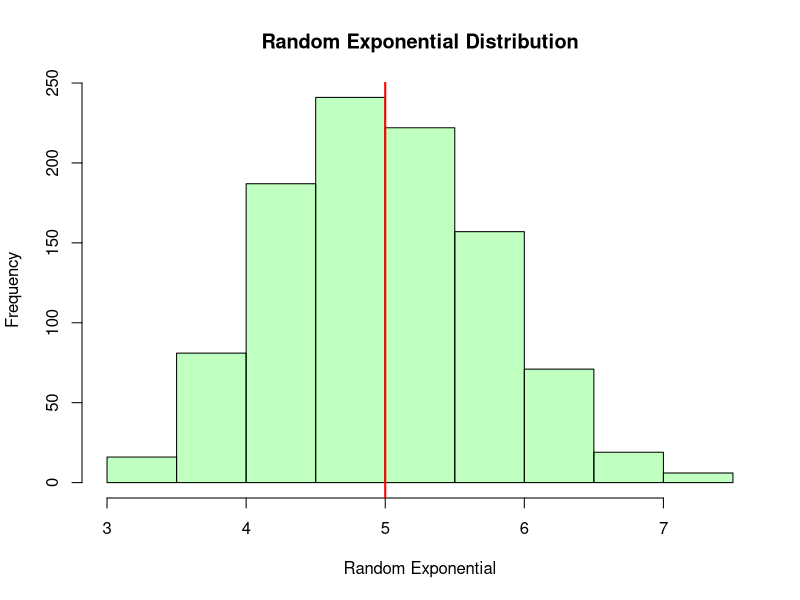

Recreate this plot in R.
## ---- chunk 1
library(knitr)
library(ggplot2)

# setting the random generator seed to ensure replicable steps
set.seed(1234);

# declaring known variables 
# (lambda, theoretical mean, standard deviation, number of distribution averages, simulations)
lambda <- 0.2
t_mean <- 1/lambda
sd <- 1/lambda
n <- 40
n_sim <- 1000

# generating n=40 random exponentials
my_rexp <- function() { rexp(n, rate = lambda) }
summary(my_rexp())

# generating the 1000 simulated trials
simTrials <- data.frame(values=replicate(n_sim, mean(my_rexp() )))
summary(simTrials$values)

# calculating cumputable variables
# (theoretical standard deviation)
t_sd <- sd * 1 / sqrt(n)
## ---- chunk 2
# Random Exponential Distribution
hist(simTrials$values, freq= T, ylab= "Frequency", xlab="Random Exponential", main="Random Exponential Distribution", col=rgb(0, 1, 0, 0.25))
abline(v = t_mean, col="red", lwd = 2, lty = 1)

